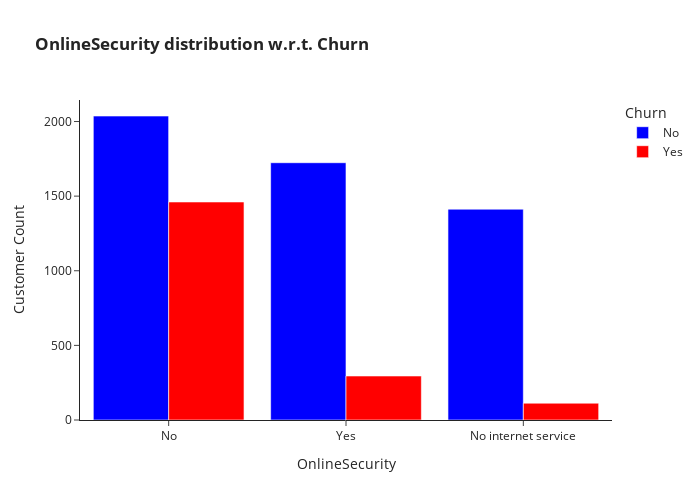

The code cell stored with this chart in its notebook:
### Code cell
top_cat = "OnlineSecurity" 
color_map = {"Yes": "red", "No": "blue"}

fig = px.histogram(
    df,
    x=top_cat,
    color="Churn",
    barmode="group",
    title=f"<b>{top_cat} distribution w.r.t. Churn</b>",
    color_discrete_map=color_map
)

fig.update_layout(
    width=700,
    height=500,
    bargap=0.15,
    xaxis_title=top_cat,
    yaxis_title="Customer Count",
    legend_title="Churn",
    template="simple_white"
)

fig.show()

### Figure 1 — Plotly figure (JSON) as saved in the notebook; plotly's stock layout.template omitted (floating-point values rounded to 4 significant figures; data arrays with more than 128 entries replaced by an {"elided": "..."} marker saying what was removed)
{"data": [{"alignmentgroup": "True", "bingroup": "x", "hovertemplate": "Churn=No<br>OnlineSecurity=%{x}<br>count=%{y}<extra></extra>", "legendgroup": "No", "marker": {"color": "blue", "pattern": {"shape": ""}}, "name": "No", "offsetgroup": "No", "orientation": "v", "showlegend": true, "type": "histogram", "x": {"elided": "5174 str values"}, "xaxis": "x", "yaxis": "y"}, {"alignmentgroup": "True", "bingroup": "x", "hovertemplate": "Churn=Yes<br>OnlineSecurity=%{x}<br>count=%{y}<extra></extra>", "legendgroup": "Yes", "marker": {"color": "red", "pattern": {"shape": ""}}, "name": "Yes", "offsetgroup": "Yes", "orientation": "v", "showlegend": true, "type": "histogram", "x": {"elided": "1869 str values"}, "xaxis": "x", "yaxis": "y"}], "layout": {"bargap": 0.15, "barmode": "group", "height": 500, "legend": {"title": {"text": "Churn"}, "tracegroupgap": 0}, "title": {"text": "<b>OnlineSecurity distribution w.r.t. Churn</b>"}, "width": 700, "xaxis": {"anchor": "y", "domain": [0, 1], "title": {"text": "OnlineSecurity"}}, "yaxis": {"anchor": "x", "domain": [0, 1], "title": {"text": "Customer Count"}}}}
